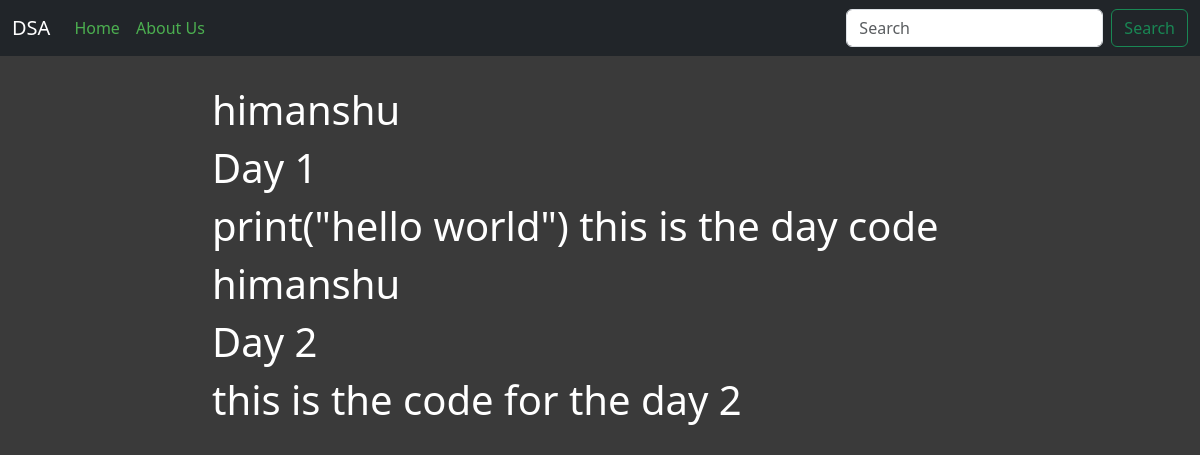
The page /dsa/code/24 on the database its author committed.
### dsa/models.py (models this page shows, shortened)
class UserCode(models.Model):
    user_code = models.ForeignKey(User,blank = True, null = True, on_delete = models.CASCADE, related_name = "user_code")
    day = models.CharField(max_length = 50, blank = True, null = True)
    code = models.CharField(max_length = 50, blank = True, null = True)

class User(models.Model):
    First = models.CharField(max_length = 50, blank = True, null = True)
    last = models.CharField(max_length = 50, blank = True, null = True)
    email = models.EmailField(blank = True, null = True)
    phone_no = models.CharField(max_length = 50, blank = True, null = True)

### dsa/views.py (the view)
# urls.py: path('code/<int:id>', Code.as_view(), name='code'),
class Code(View):
    def get(self, request, id):
        code_objs = User.objects.get(id = id).user_code.all()
        return render(request, 'user_code.html',{"context":code_objs})

### dsa/template/user_code.html (shortened to what this page needs)
{% extends 'base.html' %}
{% load static %}
{% block content2 %}
  <div class="main">
    <div class="container">
      <div class="users">
        {% for code in context %}
          <h1>{{ code.user_code.First }}</h1>
          <h1>{{ code.day }}</h1>
          <h1>{{ code.code }}</h1>
        {% endfor %}
      </div>
    </div>
  </div>
{% endblock %}

### static/dsa-static/css/home.css (style rules this page uses)
body { background-color: rgb(58, 58, 58); color: #fff; }
.main { padding: 20px; }
.container { max-width: 800px; margin: 0 auto; }

### static/dsa-static/css/user_pro.css (style rules this page uses)
body { background-color: rgb(58, 58, 58); color: #fff; }
.main { padding: 8px; }
.users { text-align: left; }
.users h1 { margin: 10px 0; }

### rows shown on the page
UserCode: user_code.First "himanshu", day "Day 1", code "print(\"hello world\") this is the day code"
UserCode: user_code.First "himanshu", day "Day 2", code "this is the code for the day 2"
